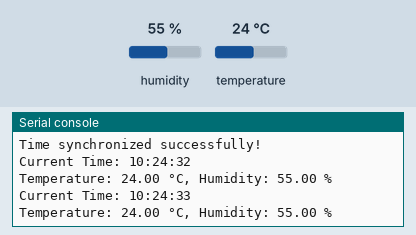
A program run on a simulated ESP32 board running MicroPython. On the bench: the last lines printed to the serial console. The inputs (shaded band) are chosen by the test bench; at power-on: humidity 55 %, temperature 24 °C. WiFi joins after 1.5 s; the clock reads 2024-03-15 10:24:30 at power-on unless the program sets it.

Above: at 3.2 s.
3.3 s: humidity set to 22 %
At 4.6 s:
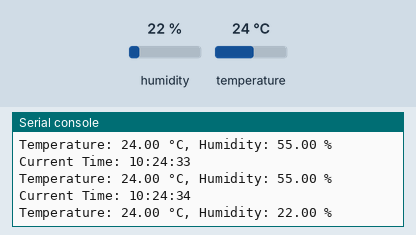
4.8 s: temperature set to 12 °C
At 5.5 s:
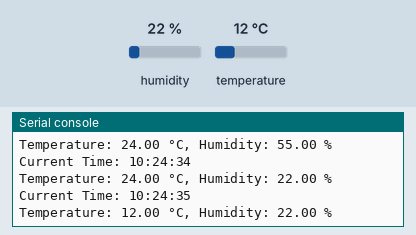
6.3 s: humidity set to 40 %
At 6.3 s:
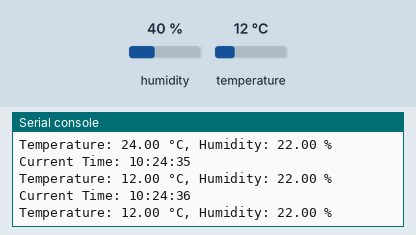
Timing chart, 0 to 9.3 s (numbered marks = the images above; inputs shaded):
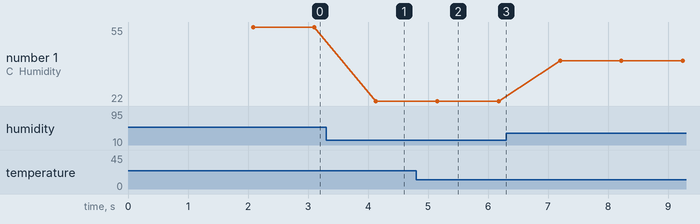

The program:

main.py
```python
import mip
mip.install("dht")

import dht
import machine
import time

# Use GPIO 4 (D4) for the DHT22 sensor
DHT_PIN = 4
sensor = dht.DHT22(machine.Pin(DHT_PIN))

while True:

    # Current Time
    current_time = time.localtime()
    formatted_time = f"{current_time[3]:02}:{current_time[4]:02}:{current_time[5]:02}"
    print(f"Current Time: {formatted_time}")

    try:
        sensor.measure()  # Read data
        temp = sensor.temperature()  # Temperature in Celsius
        hum = sensor.humidity()  # Humidity in %
        print(f"Temperature: {temp:.2f} °C, Humidity: {hum:.2f} %")

        # Get Temperature Sensor Reading From Pin 4
        # temp_sensor = machine.ADC(machine.Pin(4))
        # temp_sensor_value = temp_sensor.read_u16()  # Read the ADC value
        # print(f"Raw ADC Value: {temp_sensor_value}")
        # print(f"Temperature Sensor Reading: {temp_sensor_celsius:.2f} °C")

    except OSError as e:
        print("❌ Failed to read from DHT22 sensor. Check connections.")

    time.sleep(1)  # Wait 2 seconds before next reading
```

boot.py
```python
# boot.py -- run on boot-up

# This program was created in Arduino Lab for MicroPython
import time
import ntptime
import network
import os

# Wi-Fi Credentials
SSID = "WIFI_SSID"
PASSWORD = "WIFI_PASSWORD"

# Connect to Wi-Fi
def connect_wifi():
    wlan = network.WLAN(network.STA_IF)
    wlan.active(True)
    wlan.connect(SSID, PASSWORD)

    print("Connecting to Wi-Fi", end="")
    while not wlan.isconnected():
        print(".", end="")
        time.sleep(1)

    print("\nWi-Fi Connected!")
    print("IP Address:", wlan.ifconfig()[0])

# Connect to Wi-Fi
connect_wifi()

# Synchronize Time
try:
    print("Syncing time with NTP server...")
    ntptime.settime()  # Syncs with pool.ntp.org
    print("Time synchronized successfully!")
except Exception as e:
    print("Failed to sync time:", e)
```

Measured:
- after the input at 3.3 s, the serial console: prints a new line after 0.83 s (image 1)
- after the input at 4.8 s, the serial console: prints a new line after 0.35 s (image 2)
- plotted number 1: 55 → 22 after the input at 3.3 s
